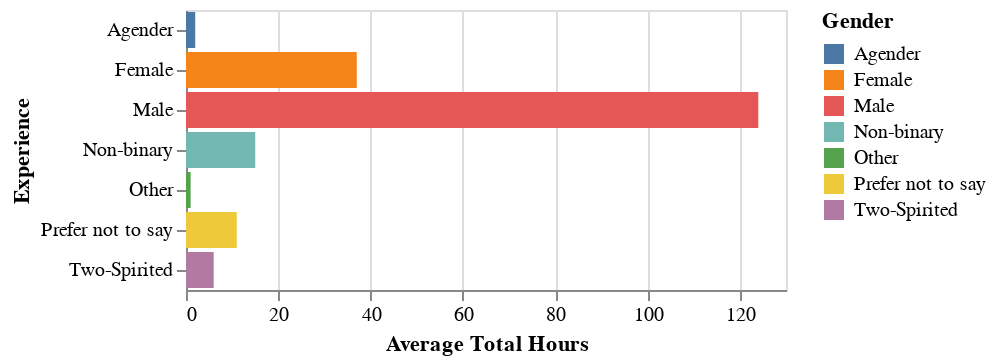

This figure's notebook cell:
### Code cell
alt.Chart(players_wrangled).mark_bar().encode(
    x=alt.X("count(played_hours):Q", title="Average Total Hours"),
    y=alt.Y("gender:O", title="Experience"),
    color=alt.Color("gender").title("Gender")
)

### Figure 1 — Vega-Lite specification as saved in the notebook (floating-point values rounded to 4 significant figures; data arrays with more than 128 entries replaced by an {"elided": "..."} marker saying what was removed)
{"config": {"view": {"continuousWidth": 300, "continuousHeight": 300}}, "data": {"name": "data-ba234524001346b662a21010a9d2a7cf"}, "mark": {"type": "bar"}, "encoding": {"color": {"field": "gender", "title": "Gender", "type": "nominal"}, "x": {"aggregate": "count", "field": "played_hours", "title": "Average Total Hours", "type": "quantitative"}, "y": {"field": "gender", "title": "Experience", "type": "ordinal"}}, "$schema": "https://vega.github.io/schema/vega-lite/v5.20.1.json", "datasets": {"data-ba234524001346b662a21010a9d2a7cf": {"elided": "196 records"}}}
